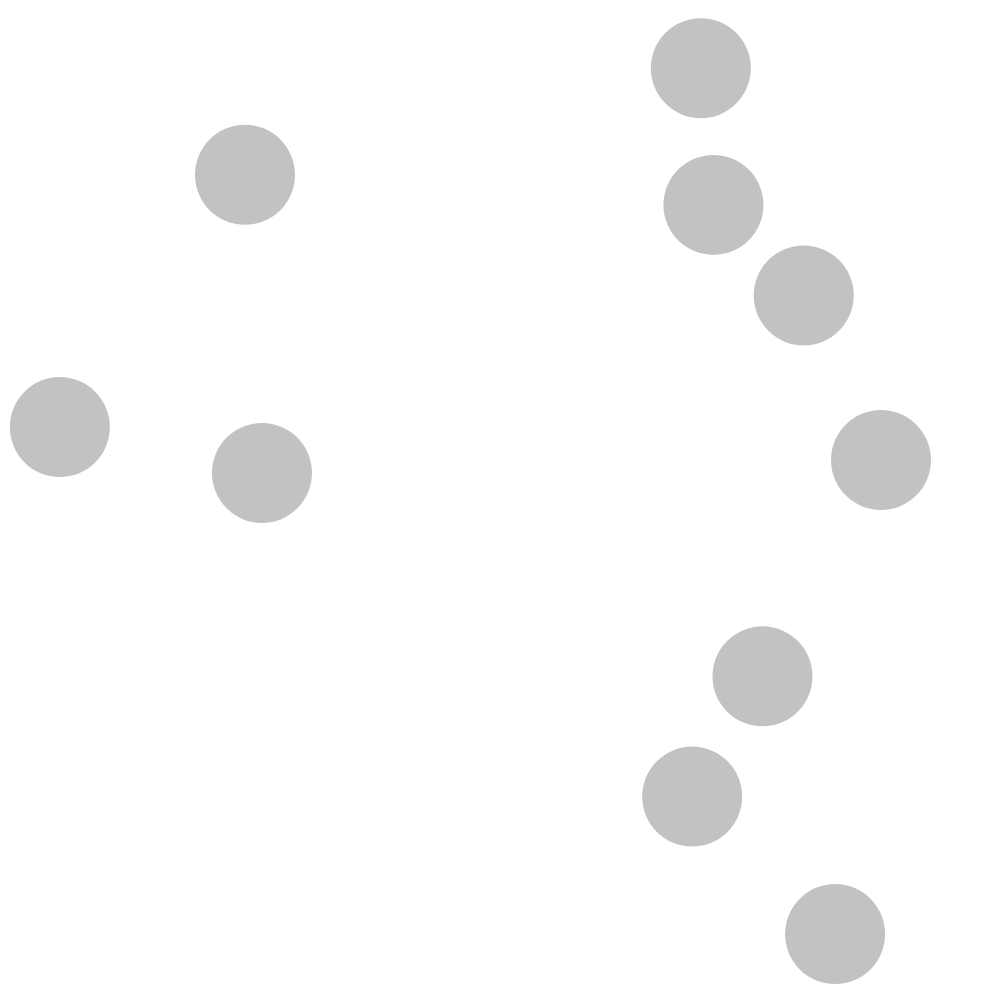
Frame 1 (no input)
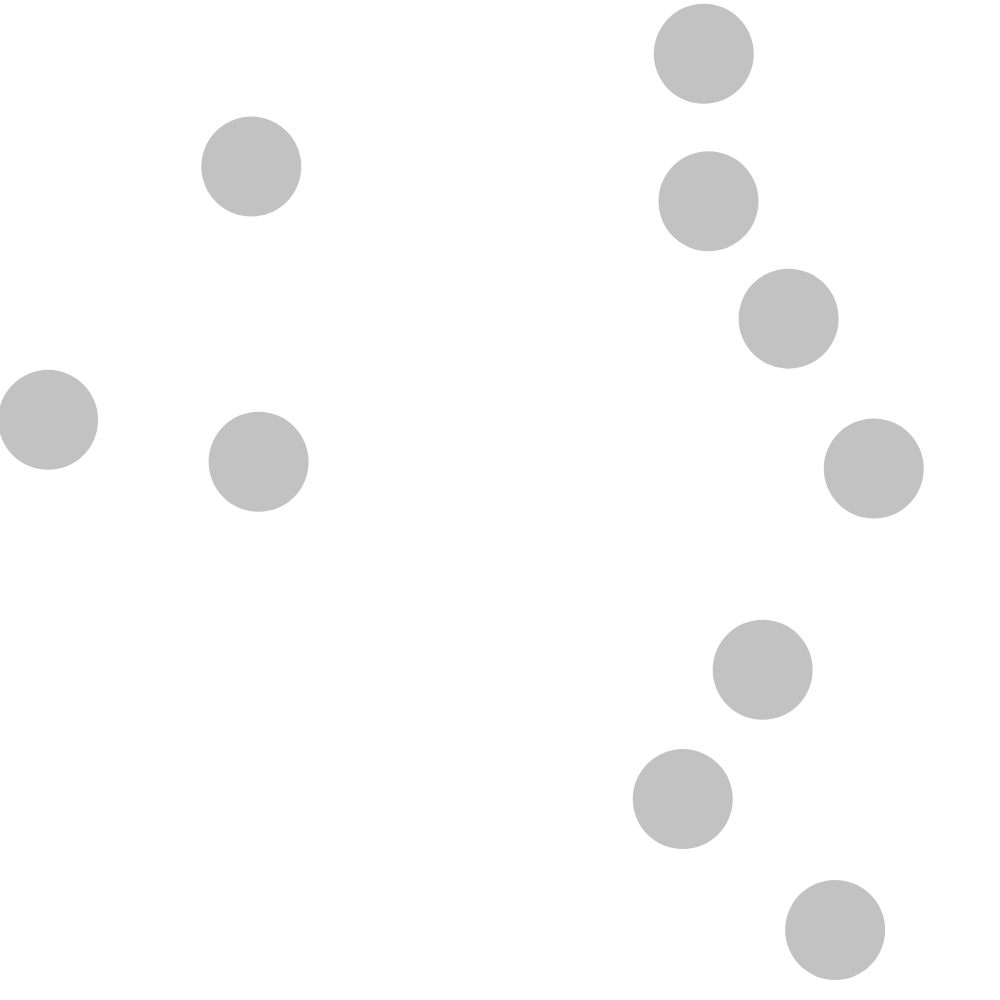
Frame 60 (no input)
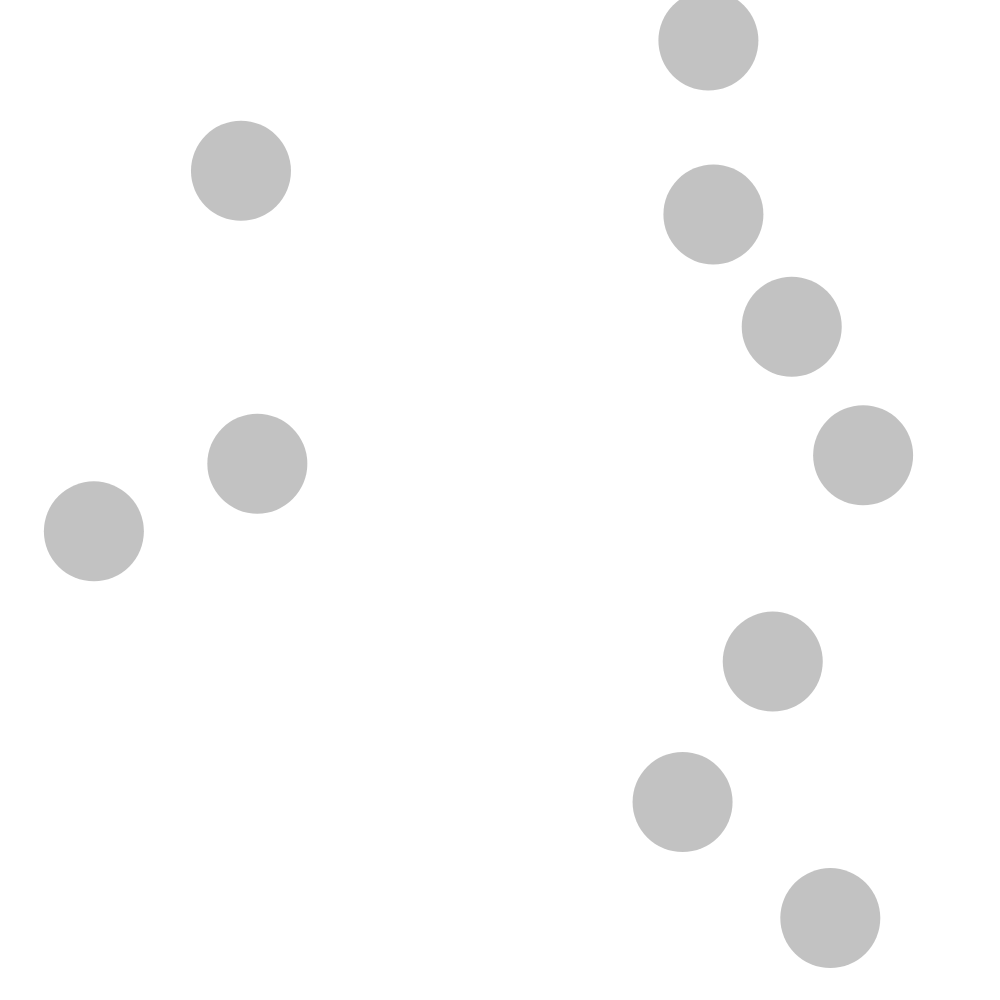
Frame 120 (the mouse pressed at the canvas centre since frame 60)

The p5.js sketch that drew these frames (run headless with seeded random() and noise() and a simulated clock; from frame 60 on, the mouse is pressed at the canvas centre):

// p5.js sketch
// ── sketch.js
var currentFade;
var multiBubbles = [];

function setup() {
  createCanvas(1000, 1000);
  //bubble0 = new bubbles(random(width), random(height), 100);
  for (var i = 0; i < 10; i++) {
    var newBubble = new bubbles(random(width), random(height), 100);
    multiBubbles.push(newBubble);
  }
  noStroke();
}

function draw() {
  background(255);

  for (var i = 0; i < multiBubbles.length; i++) {

    multiBubbles[i].move();
    multiBubbles[i].check(multiBubbles, i);
    multiBubbles[i].display();

  }
  
  



}

function bubbles(tempX, tempY, tempDiameter) {

  this.x = tempX;
  this.y = tempY;
  this.diameter = tempDiameter;
  this.counter = 100;
  this.fadeDone = false;
  this.speed = 0.05;


  this.display = function() {
    fill(100, this.counter);
    ellipse(this.x, this.y, this.diameter, this.diameter);
  }

  this.move = function() {
    this.x = this.x + (this.speed * random(-50, 50));
    this.y = this.y + (this.speed * random(-50, 50));

  }

  this.fade = function(upDown) {


    if (upDown == "up") {
      this.counter++;
      if (this.counter == 255) {
        this.counter = 255;
        this.fadeDone = true;
      }
    }

    if (upDown == "down") {
      this.counter--;
      if (this.counter == 0) {
        this.counter = 0;
        this.fadeDone = true;
      }
    }

  }

  this.update = function(runUpdate) {
    if (runUpdate == true) {
      this.x = int(random(width));
      this.y = int(random(height));
    }
  }

  this.check = function(bubbleArray, currentIndex) {
    for (var i = 0; i < bubbleArray.length; i++) {
      if (this.x < 20 || this.x > (width - 20)) {
        this.update(true);
      }

      if (this.y < 20 || this.y > (height - 20)) {
        this.update(true);
      }

      if (i != currentIndex) {
        var bubbleDistance = dist(this.x, this.y, bubbleArray[i].x, bubbleArray[i].y);
        if (bubbleDistance < 80) {
          this.update(true);
          console.log(bubbleDistance);

        }
      }
    }
  }

}
